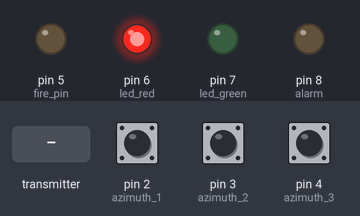
The sketch below on a simulated Arduino Uno, built with avr-gcc and run on an emulated ATmega328P. Parts: output pins drawn as LEDs (lit = HIGH). The test bench sets the inputs (shaded band); at power-on: pin 2 (azimuth_1) HIGH, pin 3 (azimuth_2) HIGH, pin 4 (azimuth_3) HIGH. No radio packets arrive unless stated; what the sketch prints to the serial monitor is not drawn.

Above: at 2.2 s.
2.3 s: the transmitter starts sending message = 256
At 3.1 s:
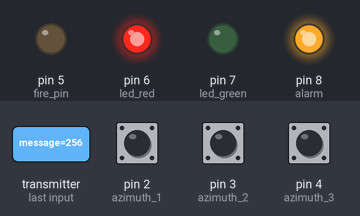
5.3 s: pin 2 (azimuth_1) pulled LOW for 3.2 s
At 7.4 s:
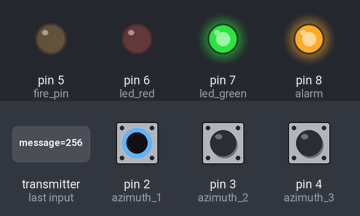
11.5 s: pin 3 (azimuth_2) pulled LOW for 3.2 s
At 17.6 s:
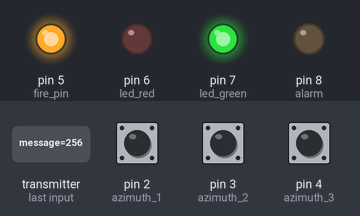
17.7 s: pin 3 (azimuth_2) pulled LOW for 1 s
At 22.5 s:
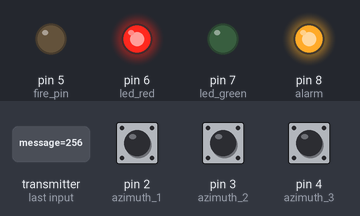
Timing chart, 0 to 22.7 s (numbered marks = the images above; inputs shaded):
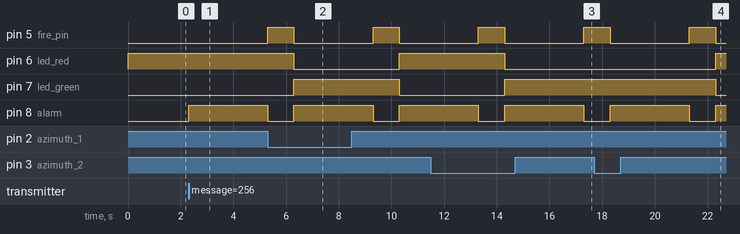

The sketch:

antenna.ino
```cpp
/*
Принимает запрос от бункера, отправялет в ответ состояние пинов азимутов и активирует пуск ракет.
*/

#include "SPI.h"
#include "RF24.h"

// D2-D4 контакты азимутов
#define azimuth_1  2
#define azimuth_2  3
#define azimuth_3  4

// D5 контакт электроподжига
#define fire_pin 5

// D6, D7 светодиоды
#define led_red 6
#define led_green 7

// D8 сирена
#define alarm 8

// D9-D13 заняты радиомодулем
# define CE 9
# define CSN 10

RF24 radio(CE, CSN);  // "создать" модуль на пинах 9 и 10

byte pipeNo;
byte address[][6] = {"1Node", "2Node"}; //возможные номера труб
int message;
long time_alarm;
long time_fire;

void setup() {
  Serial.begin(9600); // TODO

  pinMode(led_red, OUTPUT);
  pinMode(led_green, OUTPUT);
  pinMode(fire_pin, OUTPUT);
  pinMode(alarm, OUTPUT);
  pinMode(azimuth_1, INPUT_PULLUP);
  pinMode(azimuth_2, INPUT_PULLUP);
  pinMode(azimuth_3, INPUT_PULLUP);

  digitalWrite(led_red, 1);
  delay(1000); // для адекватной работы радио
  while (!radio.begin()) {// ждем инициализацию радио
    Serial.println("radio hardware is not responding!"); //TODO
  }
  digitalWrite(led_red, 0);

  radio.setAutoAck(1);
  radio.setRetries(0, 15);
  radio.enableAckPayload();
  radio.enableDynamicPayloads();
  radio.setPayloadSize(2); // int размером 2 байта
  radio.setChannel(0x60);
  radio.setDataRate(RF24_1MBPS);
  radio.setPALevel (RF24_PA_MAX);
  radio.openReadingPipe(1, address[0]);
  radio.startListening();
  Serial.println("setup done"); //TODO

}

void loop() {
  int report = wich_azimuth();

  if (radio.available(&pipeNo)) { // если что-то пришло на радиоканал
    radio.read(&message, sizeof(message));  // чиатем входящий сигнал
    radio.writeAckPayload(pipeNo, &report, sizeof(report));

    if (message) { // если получили true - взрываем
      digitalWrite(alarm, 1);
      delay(3000); // ну и ладно
      digitalWrite(alarm, 0);
      digitalWrite(fire_pin, 1);
      delay(1000); // ну и пускай!
      digitalWrite(fire_pin, 0);
      message = 0;
    }
  }

  if (wich_azimuth() != 0) { // индикация светодиодами наведения на азимут
    digitalWrite(led_red, 0);
    digitalWrite(led_green, 1);
  }
  else {
    digitalWrite(led_green, 0);
    digitalWrite(led_red, 1);
  }
}

int wich_azimuth(){ // возвращает номер активированного азимута
  if (digitalRead(azimuth_1) == LOW) {
    return 1;
  }
  else if (digitalRead(azimuth_2) == LOW) {
    return 2;
  }
  else if (digitalRead(azimuth_3) == LOW) {
    return 3;
  }
  else {
    return 0;
  }
}
```

Measured:
- after the input at 2.3 s, pin 8 (alarm): LOW → HIGH at once
- after the input at 5.3 s, pin 6 (led_red): HIGH → LOW after 1.0 s, → HIGH 4.0 s later; pin 7 (led_green): LOW → HIGH after 1.0 s, → LOW 4.0 s later
- after the input at 11.5 s, pin 6 (led_red): HIGH → LOW after 2.8 s; pin 7 (led_green): LOW → HIGH after 2.8 s
- after the input at 17.7 s, pin 6 (led_red): LOW → HIGH after 4.6 s instead of 0.60 s; pin 7 (led_green): HIGH → LOW after 4.6 s instead of 0.60 s
